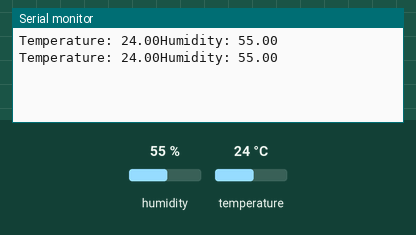
Recording of a sketch running on a simulated Arduino Uno, built with avr-gcc and run on an emulated ATmega328P. On the bench: the last lines printed to the serial monitor. The test bench sets the inputs (shaded band); at power-on: humidity 55 %, temperature 24 °C.

Above: at 2.8 s.
2.9 s: humidity set to 22 %
At 5.2 s:
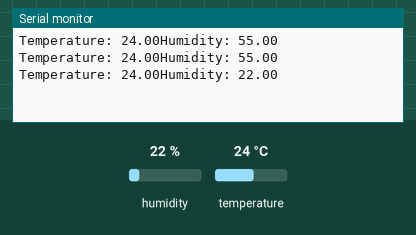
5.6 s: temperature set to 12 °C
At 7.2 s:
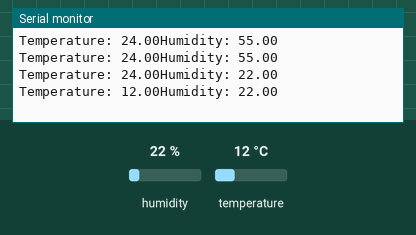
8.3 s: humidity set to 40 %
At 10.8 s:
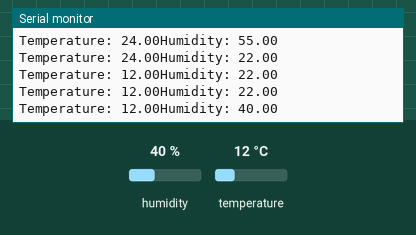
Timing chart, 0 to 12.3 s (numbered marks = the images above; inputs shaded):
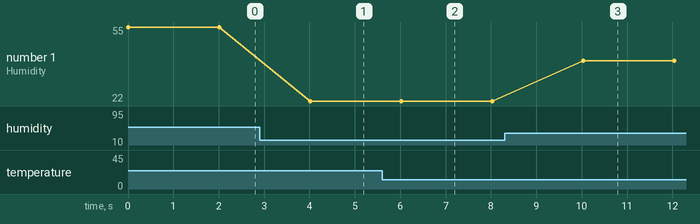

The sketch:

4_home_temp.ino
```cpp
#include <DHT.h>

#define D1 36
#define DHTTYPE DHT22

DHT dht(D1, DHTTYPE);
void setup() {
  Serial.begin(115200);
  dht.begin();
}
void loop() {
  float temp = dht.readTemperature();
  float hum = dht.readHumidity();
  Serial.print("Temperature: ");
  Serial.print(temp);
  Serial.print("Humidity: ");
  Serial.println(hum);
  delay(2000);
}
```

Measured:
- after the input at 2.9 s, the serial monitor: prints a new line after 1.1 s (image 1)
- after the input at 5.6 s, the serial monitor: prints a new line after 0.42 s (image 2)
- after the input at 8.3 s, the serial monitor: prints a new line after 1.7 s (image 3)
- plotted number 1: 55 → 22 after the input at 2.9 s, 22 → 40 after the input at 8.3 s
